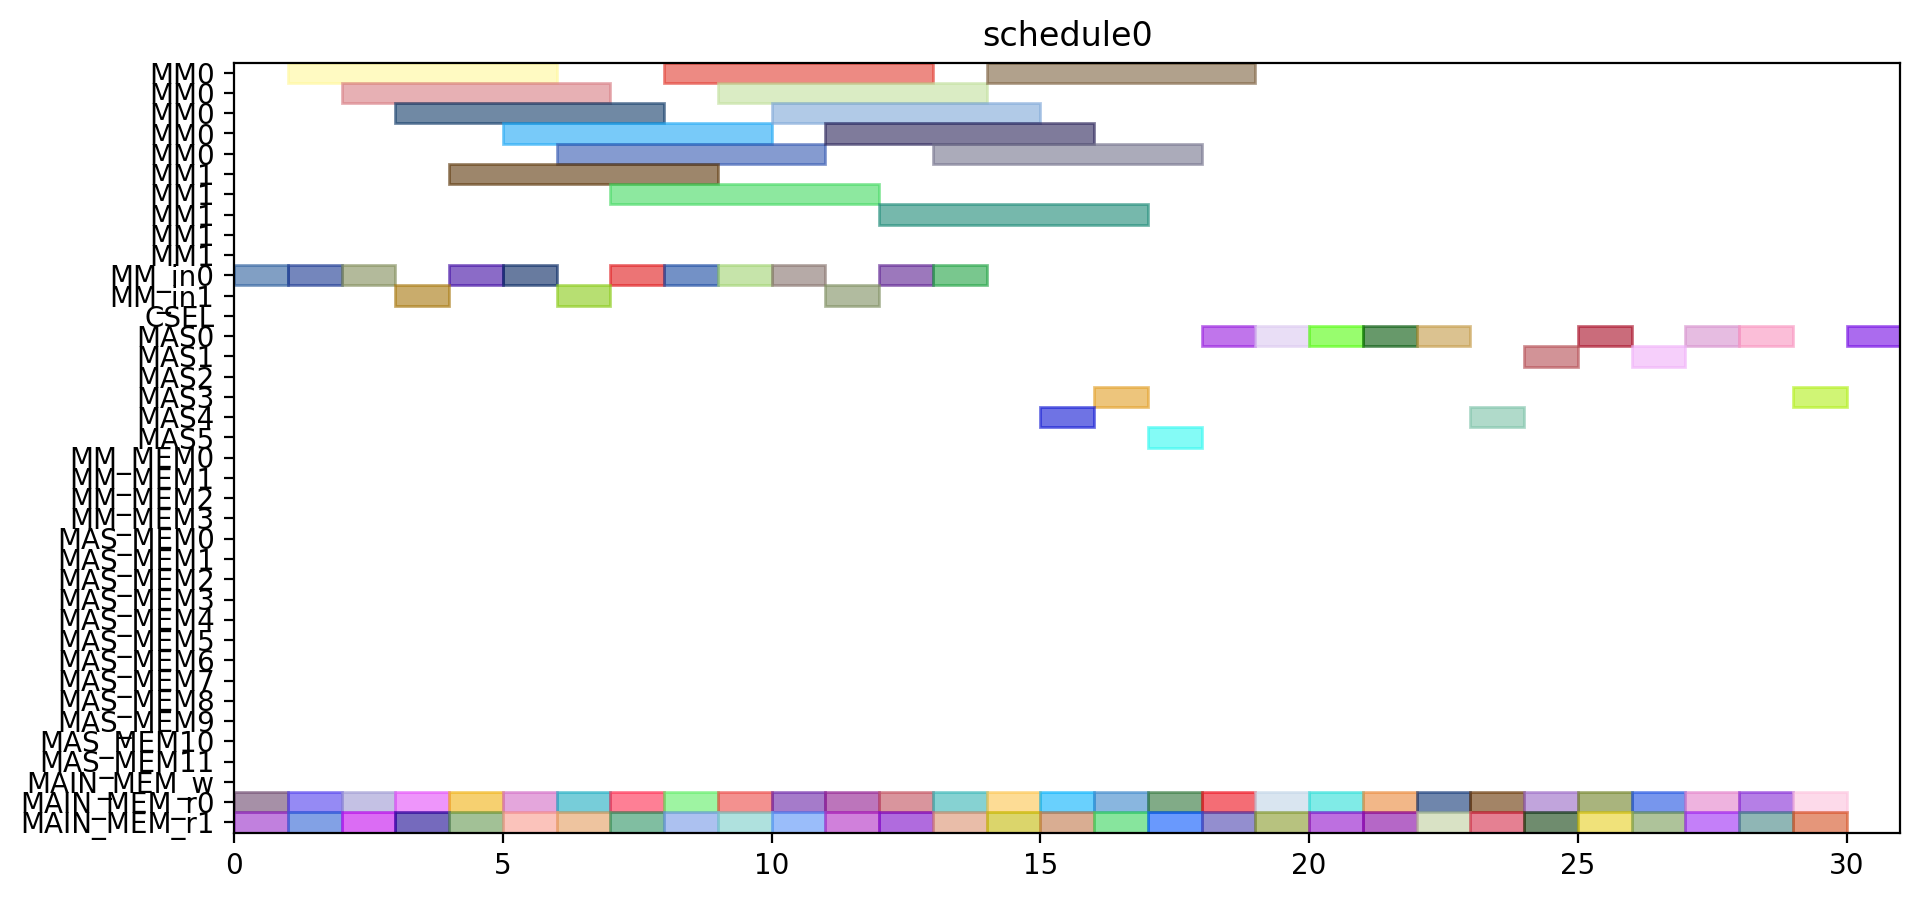

Generate this figure with Python:
from pyschedule import Scenario, solvers, plotters, alt


def solve():
	horizon = 120
	S = Scenario("schedule0", horizon=horizon)

	# resource
	MM = S.Resources('MM', num=2, size=5)
	MM_in = S.Resources('MM_in', num=2)
	CSEL = S.Resource('CSEL')
	MAS = S.Resources('MAS', num=6, size=1, periods=range(1, horizon))
	MM_MEM = S.Resources('MM_MEM', num=4)
	MAS_MEM = S.Resources('MAS_MEM', num=12)
	MAIN_MEM_w = S.Resource('MAIN_MEM_w', size=1)
	MAIN_MEM_r = S.Resources('MAIN_MEM_r', num=2)

	# result of previous scheduling

	# new tasks
	t1_t0 = S.Task('t1_t0', length=5, delay_cost=1)
	t1_t0 += alt(MM)
	t1_t0_in = S.Task('t1_t0_in', length=1, delay_cost=1)
	t1_t0_in += alt(MM_in)
	S += t1_t0_in*MM_in[0]<=t1_t0*MM[0]
	S += t1_t0_in*MM_in[1]<=t1_t0*MM[1]
	t1_t0_mem0 = S.Task('t1_t0_mem0', length=1, delay_cost=1)
	t1_t0_mem0 += MAIN_MEM_r[0]
	S += t1_t0_mem0 <= t1_t0

	t1_t0_mem1 = S.Task('t1_t0_mem1', length=1, delay_cost=1)
	t1_t0_mem1 += MAIN_MEM_r[1]
	S += t1_t0_mem1 <= t1_t0

	t1_t1 = S.Task('t1_t1', length=5, delay_cost=1)
	t1_t1 += alt(MM)
	t1_t1_in = S.Task('t1_t1_in', length=1, delay_cost=1)
	t1_t1_in += alt(MM_in)
	S += t1_t1_in*MM_in[0]<=t1_t1*MM[0]
	S += t1_t1_in*MM_in[1]<=t1_t1*MM[1]
	t1_t1_mem0 = S.Task('t1_t1_mem0', length=1, delay_cost=1)
	t1_t1_mem0 += MAIN_MEM_r[0]
	S += t1_t1_mem0 <= t1_t1

	t1_t1_mem1 = S.Task('t1_t1_mem1', length=1, delay_cost=1)
	t1_t1_mem1 += MAIN_MEM_r[1]
	S += t1_t1_mem1 <= t1_t1

	t1_t2 = S.Task('t1_t2', length=1, delay_cost=1)
	t1_t2 += alt(MAS)
	t1_t2_mem0 = S.Task('t1_t2_mem0', length=1, delay_cost=1)
	t1_t2_mem0 += MAIN_MEM_r[0]
	S += t1_t2_mem0 <= t1_t2

	t1_t2_mem1 = S.Task('t1_t2_mem1', length=1, delay_cost=1)
	t1_t2_mem1 += MAIN_MEM_r[1]
	S += t1_t2_mem1 <= t1_t2

	t1_t3 = S.Task('t1_t3', length=1, delay_cost=1)
	t1_t3 += alt(MAS)
	t1_t3_mem0 = S.Task('t1_t3_mem0', length=1, delay_cost=1)
	t1_t3_mem0 += MAIN_MEM_r[0]
	S += t1_t3_mem0 <= t1_t3

	t1_t3_mem1 = S.Task('t1_t3_mem1', length=1, delay_cost=1)
	t1_t3_mem1 += MAIN_MEM_r[1]
	S += t1_t3_mem1 <= t1_t3

	t2_t0 = S.Task('t2_t0', length=5, delay_cost=1)
	t2_t0 += alt(MM)
	t2_t0_in = S.Task('t2_t0_in', length=1, delay_cost=1)
	t2_t0_in += alt(MM_in)
	S += t2_t0_in*MM_in[0]<=t2_t0*MM[0]
	S += t2_t0_in*MM_in[1]<=t2_t0*MM[1]
	t2_t0_mem0 = S.Task('t2_t0_mem0', length=1, delay_cost=1)
	t2_t0_mem0 += MAIN_MEM_r[0]
	S += t2_t0_mem0 <= t2_t0

	t2_t0_mem1 = S.Task('t2_t0_mem1', length=1, delay_cost=1)
	t2_t0_mem1 += MAIN_MEM_r[1]
	S += t2_t0_mem1 <= t2_t0

	t2_t1 = S.Task('t2_t1', length=5, delay_cost=1)
	t2_t1 += alt(MM)
	t2_t1_in = S.Task('t2_t1_in', length=1, delay_cost=1)
	t2_t1_in += alt(MM_in)
	S += t2_t1_in*MM_in[0]<=t2_t1*MM[0]
	S += t2_t1_in*MM_in[1]<=t2_t1*MM[1]
	t2_t1_mem0 = S.Task('t2_t1_mem0', length=1, delay_cost=1)
	t2_t1_mem0 += MAIN_MEM_r[0]
	S += t2_t1_mem0 <= t2_t1

	t2_t1_mem1 = S.Task('t2_t1_mem1', length=1, delay_cost=1)
	t2_t1_mem1 += MAIN_MEM_r[1]
	S += t2_t1_mem1 <= t2_t1

	t2_t2 = S.Task('t2_t2', length=1, delay_cost=1)
	t2_t2 += alt(MAS)
	t2_t2_mem0 = S.Task('t2_t2_mem0', length=1, delay_cost=1)
	t2_t2_mem0 += MAIN_MEM_r[0]
	S += t2_t2_mem0 <= t2_t2

	t2_t2_mem1 = S.Task('t2_t2_mem1', length=1, delay_cost=1)
	t2_t2_mem1 += MAIN_MEM_r[1]
	S += t2_t2_mem1 <= t2_t2

	t2_t3 = S.Task('t2_t3', length=1, delay_cost=1)
	t2_t3 += alt(MAS)
	t2_t3_mem0 = S.Task('t2_t3_mem0', length=1, delay_cost=1)
	t2_t3_mem0 += MAIN_MEM_r[0]
	S += t2_t3_mem0 <= t2_t3

	t2_t3_mem1 = S.Task('t2_t3_mem1', length=1, delay_cost=1)
	t2_t3_mem1 += MAIN_MEM_r[1]
	S += t2_t3_mem1 <= t2_t3

	t0_t0 = S.Task('t0_t0', length=5, delay_cost=1)
	t0_t0 += alt(MM)
	t0_t0_in = S.Task('t0_t0_in', length=1, delay_cost=1)
	t0_t0_in += alt(MM_in)
	S += t0_t0_in*MM_in[0]<=t0_t0*MM[0]
	S += t0_t0_in*MM_in[1]<=t0_t0*MM[1]
	t0_t0_mem0 = S.Task('t0_t0_mem0', length=1, delay_cost=1)
	t0_t0_mem0 += MAIN_MEM_r[0]
	S += t0_t0_mem0 <= t0_t0

	t0_t0_mem1 = S.Task('t0_t0_mem1', length=1, delay_cost=1)
	t0_t0_mem1 += MAIN_MEM_r[1]
	S += t0_t0_mem1 <= t0_t0

	t0_t1 = S.Task('t0_t1', length=5, delay_cost=1)
	t0_t1 += alt(MM)
	t0_t1_in = S.Task('t0_t1_in', length=1, delay_cost=1)
	t0_t1_in += alt(MM_in)
	S += t0_t1_in*MM_in[0]<=t0_t1*MM[0]
	S += t0_t1_in*MM_in[1]<=t0_t1*MM[1]
	t0_t1_mem0 = S.Task('t0_t1_mem0', length=1, delay_cost=1)
	t0_t1_mem0 += MAIN_MEM_r[0]
	S += t0_t1_mem0 <= t0_t1

	t0_t1_mem1 = S.Task('t0_t1_mem1', length=1, delay_cost=1)
	t0_t1_mem1 += MAIN_MEM_r[1]
	S += t0_t1_mem1 <= t0_t1

	t0_t2 = S.Task('t0_t2', length=1, delay_cost=1)
	t0_t2 += alt(MAS)
	t0_t2_mem0 = S.Task('t0_t2_mem0', length=1, delay_cost=1)
	t0_t2_mem0 += MAIN_MEM_r[0]
	S += t0_t2_mem0 <= t0_t2

	t0_t2_mem1 = S.Task('t0_t2_mem1', length=1, delay_cost=1)
	t0_t2_mem1 += MAIN_MEM_r[1]
	S += t0_t2_mem1 <= t0_t2

	t0_t3 = S.Task('t0_t3', length=1, delay_cost=1)
	t0_t3 += alt(MAS)
	t0_t3_mem0 = S.Task('t0_t3_mem0', length=1, delay_cost=1)
	t0_t3_mem0 += MAIN_MEM_r[0]
	S += t0_t3_mem0 <= t0_t3

	t0_t3_mem1 = S.Task('t0_t3_mem1', length=1, delay_cost=1)
	t0_t3_mem1 += MAIN_MEM_r[1]
	S += t0_t3_mem1 <= t0_t3

	t4_t0_t0 = S.Task('t4_t0_t0', length=5, delay_cost=1)
	t4_t0_t0 += alt(MM)
	t4_t0_t0_in = S.Task('t4_t0_t0_in', length=1, delay_cost=1)
	t4_t0_t0_in += alt(MM_in)
	S += t4_t0_t0_in*MM_in[0]<=t4_t0_t0*MM[0]
	S += t4_t0_t0_in*MM_in[1]<=t4_t0_t0*MM[1]
	t4_t0_t0_mem0 = S.Task('t4_t0_t0_mem0', length=1, delay_cost=1)
	t4_t0_t0_mem0 += MAIN_MEM_r[0]
	S += t4_t0_t0_mem0 <= t4_t0_t0

	t4_t0_t0_mem1 = S.Task('t4_t0_t0_mem1', length=1, delay_cost=1)
	t4_t0_t0_mem1 += MAIN_MEM_r[1]
	S += t4_t0_t0_mem1 <= t4_t0_t0

	t4_t0_t1 = S.Task('t4_t0_t1', length=5, delay_cost=1)
	t4_t0_t1 += alt(MM)
	t4_t0_t1_in = S.Task('t4_t0_t1_in', length=1, delay_cost=1)
	t4_t0_t1_in += alt(MM_in)
	S += t4_t0_t1_in*MM_in[0]<=t4_t0_t1*MM[0]
	S += t4_t0_t1_in*MM_in[1]<=t4_t0_t1*MM[1]
	t4_t0_t1_mem0 = S.Task('t4_t0_t1_mem0', length=1, delay_cost=1)
	t4_t0_t1_mem0 += MAIN_MEM_r[0]
	S += t4_t0_t1_mem0 <= t4_t0_t1

	t4_t0_t1_mem1 = S.Task('t4_t0_t1_mem1', length=1, delay_cost=1)
	t4_t0_t1_mem1 += MAIN_MEM_r[1]
	S += t4_t0_t1_mem1 <= t4_t0_t1

	t4_t0_t2 = S.Task('t4_t0_t2', length=1, delay_cost=1)
	t4_t0_t2 += alt(MAS)
	t4_t0_t2_mem0 = S.Task('t4_t0_t2_mem0', length=1, delay_cost=1)
	t4_t0_t2_mem0 += MAIN_MEM_r[0]
	S += t4_t0_t2_mem0 <= t4_t0_t2

	t4_t0_t2_mem1 = S.Task('t4_t0_t2_mem1', length=1, delay_cost=1)
	t4_t0_t2_mem1 += MAIN_MEM_r[1]
	S += t4_t0_t2_mem1 <= t4_t0_t2

	t4_t0_t3 = S.Task('t4_t0_t3', length=1, delay_cost=1)
	t4_t0_t3 += alt(MAS)
	t4_t0_t3_mem0 = S.Task('t4_t0_t3_mem0', length=1, delay_cost=1)
	t4_t0_t3_mem0 += MAIN_MEM_r[0]
	S += t4_t0_t3_mem0 <= t4_t0_t3

	t4_t0_t3_mem1 = S.Task('t4_t0_t3_mem1', length=1, delay_cost=1)
	t4_t0_t3_mem1 += MAIN_MEM_r[1]
	S += t4_t0_t3_mem1 <= t4_t0_t3

	t4_t1_t0 = S.Task('t4_t1_t0', length=5, delay_cost=1)
	t4_t1_t0 += alt(MM)
	t4_t1_t0_in = S.Task('t4_t1_t0_in', length=1, delay_cost=1)
	t4_t1_t0_in += alt(MM_in)
	S += t4_t1_t0_in*MM_in[0]<=t4_t1_t0*MM[0]
	S += t4_t1_t0_in*MM_in[1]<=t4_t1_t0*MM[1]
	t4_t1_t0_mem0 = S.Task('t4_t1_t0_mem0', length=1, delay_cost=1)
	t4_t1_t0_mem0 += MAIN_MEM_r[0]
	S += t4_t1_t0_mem0 <= t4_t1_t0

	t4_t1_t0_mem1 = S.Task('t4_t1_t0_mem1', length=1, delay_cost=1)
	t4_t1_t0_mem1 += MAIN_MEM_r[1]
	S += t4_t1_t0_mem1 <= t4_t1_t0

	t4_t1_t1 = S.Task('t4_t1_t1', length=5, delay_cost=1)
	t4_t1_t1 += alt(MM)
	t4_t1_t1_in = S.Task('t4_t1_t1_in', length=1, delay_cost=1)
	t4_t1_t1_in += alt(MM_in)
	S += t4_t1_t1_in*MM_in[0]<=t4_t1_t1*MM[0]
	S += t4_t1_t1_in*MM_in[1]<=t4_t1_t1*MM[1]
	t4_t1_t1_mem0 = S.Task('t4_t1_t1_mem0', length=1, delay_cost=1)
	t4_t1_t1_mem0 += MAIN_MEM_r[0]
	S += t4_t1_t1_mem0 <= t4_t1_t1

	t4_t1_t1_mem1 = S.Task('t4_t1_t1_mem1', length=1, delay_cost=1)
	t4_t1_t1_mem1 += MAIN_MEM_r[1]
	S += t4_t1_t1_mem1 <= t4_t1_t1

	t4_t1_t2 = S.Task('t4_t1_t2', length=1, delay_cost=1)
	t4_t1_t2 += alt(MAS)
	t4_t1_t2_mem0 = S.Task('t4_t1_t2_mem0', length=1, delay_cost=1)
	t4_t1_t2_mem0 += MAIN_MEM_r[0]
	S += t4_t1_t2_mem0 <= t4_t1_t2

	t4_t1_t2_mem1 = S.Task('t4_t1_t2_mem1', length=1, delay_cost=1)
	t4_t1_t2_mem1 += MAIN_MEM_r[1]
	S += t4_t1_t2_mem1 <= t4_t1_t2

	t4_t1_t3 = S.Task('t4_t1_t3', length=1, delay_cost=1)
	t4_t1_t3 += alt(MAS)
	t4_t1_t3_mem0 = S.Task('t4_t1_t3_mem0', length=1, delay_cost=1)
	t4_t1_t3_mem0 += MAIN_MEM_r[0]
	S += t4_t1_t3_mem0 <= t4_t1_t3

	t4_t1_t3_mem1 = S.Task('t4_t1_t3_mem1', length=1, delay_cost=1)
	t4_t1_t3_mem1 += MAIN_MEM_r[1]
	S += t4_t1_t3_mem1 <= t4_t1_t3

	t4_t2_t0 = S.Task('t4_t2_t0', length=5, delay_cost=1)
	t4_t2_t0 += alt(MM)
	t4_t2_t0_in = S.Task('t4_t2_t0_in', length=1, delay_cost=1)
	t4_t2_t0_in += alt(MM_in)
	S += t4_t2_t0_in*MM_in[0]<=t4_t2_t0*MM[0]
	S += t4_t2_t0_in*MM_in[1]<=t4_t2_t0*MM[1]
	t4_t2_t0_mem0 = S.Task('t4_t2_t0_mem0', length=1, delay_cost=1)
	t4_t2_t0_mem0 += MAIN_MEM_r[0]
	S += t4_t2_t0_mem0 <= t4_t2_t0

	t4_t2_t0_mem1 = S.Task('t4_t2_t0_mem1', length=1, delay_cost=1)
	t4_t2_t0_mem1 += MAIN_MEM_r[1]
	S += t4_t2_t0_mem1 <= t4_t2_t0

	t4_t2_t1 = S.Task('t4_t2_t1', length=5, delay_cost=1)
	t4_t2_t1 += alt(MM)
	t4_t2_t1_in = S.Task('t4_t2_t1_in', length=1, delay_cost=1)
	t4_t2_t1_in += alt(MM_in)
	S += t4_t2_t1_in*MM_in[0]<=t4_t2_t1*MM[0]
	S += t4_t2_t1_in*MM_in[1]<=t4_t2_t1*MM[1]
	t4_t2_t1_mem0 = S.Task('t4_t2_t1_mem0', length=1, delay_cost=1)
	t4_t2_t1_mem0 += MAIN_MEM_r[0]
	S += t4_t2_t1_mem0 <= t4_t2_t1

	t4_t2_t1_mem1 = S.Task('t4_t2_t1_mem1', length=1, delay_cost=1)
	t4_t2_t1_mem1 += MAIN_MEM_r[1]
	S += t4_t2_t1_mem1 <= t4_t2_t1

	t4_t2_t2 = S.Task('t4_t2_t2', length=1, delay_cost=1)
	t4_t2_t2 += alt(MAS)
	t4_t2_t2_mem0 = S.Task('t4_t2_t2_mem0', length=1, delay_cost=1)
	t4_t2_t2_mem0 += MAIN_MEM_r[0]
	S += t4_t2_t2_mem0 <= t4_t2_t2

	t4_t2_t2_mem1 = S.Task('t4_t2_t2_mem1', length=1, delay_cost=1)
	t4_t2_t2_mem1 += MAIN_MEM_r[1]
	S += t4_t2_t2_mem1 <= t4_t2_t2

	t4_t2_t3 = S.Task('t4_t2_t3', length=1, delay_cost=1)
	t4_t2_t3 += alt(MAS)
	t4_t2_t3_mem0 = S.Task('t4_t2_t3_mem0', length=1, delay_cost=1)
	t4_t2_t3_mem0 += MAIN_MEM_r[0]
	S += t4_t2_t3_mem0 <= t4_t2_t3

	t4_t2_t3_mem1 = S.Task('t4_t2_t3_mem1', length=1, delay_cost=1)
	t4_t2_t3_mem1 += MAIN_MEM_r[1]
	S += t4_t2_t3_mem1 <= t4_t2_t3

	t4_t40 = S.Task('t4_t40', length=1, delay_cost=1)
	t4_t40 += alt(MAS)
	t4_t40_mem0 = S.Task('t4_t40_mem0', length=1, delay_cost=1)
	t4_t40_mem0 += MAIN_MEM_r[0]
	S += t4_t40_mem0 <= t4_t40

	t4_t40_mem1 = S.Task('t4_t40_mem1', length=1, delay_cost=1)
	t4_t40_mem1 += MAIN_MEM_r[1]
	S += t4_t40_mem1 <= t4_t40

	t4_t41 = S.Task('t4_t41', length=1, delay_cost=1)
	t4_t41 += alt(MAS)
	t4_t41_mem0 = S.Task('t4_t41_mem0', length=1, delay_cost=1)
	t4_t41_mem0 += MAIN_MEM_r[0]
	S += t4_t41_mem0 <= t4_t41

	t4_t41_mem1 = S.Task('t4_t41_mem1', length=1, delay_cost=1)
	t4_t41_mem1 += MAIN_MEM_r[1]
	S += t4_t41_mem1 <= t4_t41

	t4_t50 = S.Task('t4_t50', length=1, delay_cost=1)
	t4_t50 += alt(MAS)
	t4_t50_mem0 = S.Task('t4_t50_mem0', length=1, delay_cost=1)
	t4_t50_mem0 += MAIN_MEM_r[0]
	S += t4_t50_mem0 <= t4_t50

	t4_t50_mem1 = S.Task('t4_t50_mem1', length=1, delay_cost=1)
	t4_t50_mem1 += MAIN_MEM_r[1]
	S += t4_t50_mem1 <= t4_t50

	t4_t51 = S.Task('t4_t51', length=1, delay_cost=1)
	t4_t51 += alt(MAS)
	t4_t51_mem0 = S.Task('t4_t51_mem0', length=1, delay_cost=1)
	t4_t51_mem0 += MAIN_MEM_r[0]
	S += t4_t51_mem0 <= t4_t51

	t4_t51_mem1 = S.Task('t4_t51_mem1', length=1, delay_cost=1)
	t4_t51_mem1 += MAIN_MEM_r[1]
	S += t4_t51_mem1 <= t4_t51

	t4_t8_t0 = S.Task('t4_t8_t0', length=5, delay_cost=1)
	t4_t8_t0 += alt(MM)
	t4_t8_t0_in = S.Task('t4_t8_t0_in', length=1, delay_cost=1)
	t4_t8_t0_in += alt(MM_in)
	S += t4_t8_t0_in*MM_in[0]<=t4_t8_t0*MM[0]
	S += t4_t8_t0_in*MM_in[1]<=t4_t8_t0*MM[1]
	t4_t8_t0_mem0 = S.Task('t4_t8_t0_mem0', length=1, delay_cost=1)
	t4_t8_t0_mem0 += MAIN_MEM_r[0]
	S += t4_t8_t0_mem0 <= t4_t8_t0

	t4_t8_t0_mem1 = S.Task('t4_t8_t0_mem1', length=1, delay_cost=1)
	t4_t8_t0_mem1 += MAIN_MEM_r[1]
	S += t4_t8_t0_mem1 <= t4_t8_t0

	t4_t8_t1 = S.Task('t4_t8_t1', length=5, delay_cost=1)
	t4_t8_t1 += alt(MM)
	t4_t8_t1_in = S.Task('t4_t8_t1_in', length=1, delay_cost=1)
	t4_t8_t1_in += alt(MM_in)
	S += t4_t8_t1_in*MM_in[0]<=t4_t8_t1*MM[0]
	S += t4_t8_t1_in*MM_in[1]<=t4_t8_t1*MM[1]
	t4_t8_t1_mem0 = S.Task('t4_t8_t1_mem0', length=1, delay_cost=1)
	t4_t8_t1_mem0 += MAIN_MEM_r[0]
	S += t4_t8_t1_mem0 <= t4_t8_t1

	t4_t8_t1_mem1 = S.Task('t4_t8_t1_mem1', length=1, delay_cost=1)
	t4_t8_t1_mem1 += MAIN_MEM_r[1]
	S += t4_t8_t1_mem1 <= t4_t8_t1

	solvers.mip.solve(S,msg=1,kind='CPLEX',ratio_gap=1.01)

	solution = [['hoge']*len(S.solution()[1]) for i in range(len(S.solution()))]
	for i in range(len(S.solution())):
		for j in range(len(S.solution()[i])):
			solution[i][j]=str(S.solution()[i][j])
	print(solution)

	cycles = int(solution[-1][3])

	pic_file_name = "/home/mfukuda/ABE/multiRAM_multiMAS_16mux/scheduling_result/stage5MM2_stage1MAS6/SPARSE/schedule0.png"
	if(S.solution() != []):
		plotters.matplotlib.plot(S,img_filename=pic_file_name, show_task_labels=False, fig_size=(cycles*0.25+3, 5))

	return solution
